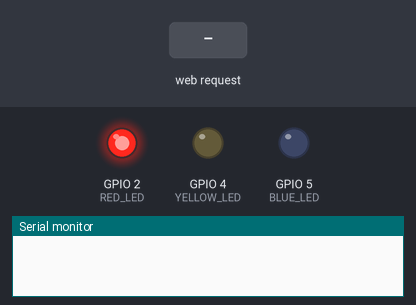
A sketch run on a simulated ESP32. On the bench: output pins drawn as LEDs (lit = HIGH), the last lines printed to the serial monitor. The inputs (shaded band) are chosen by the test bench. WiFi joins after 1.5 s; servers stay silent unless stated; a WiFi scan finds three made-up networks; storage starts empty.

Above: at 0.1 s.
At 3.2 s:
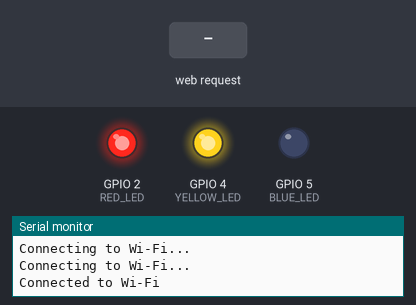
3.3 s: HTTP request GET /scan received
At 4.7 s:
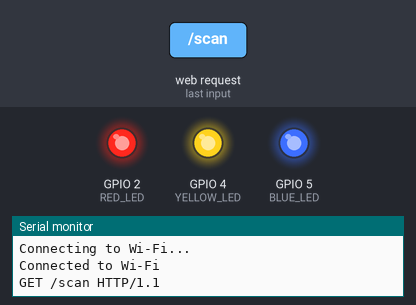
Timing chart, 0 to 6.8 s (numbered marks = the images above; inputs shaded):
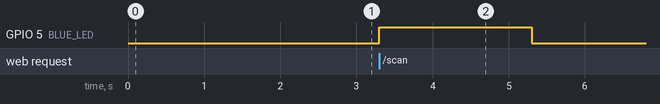

Measured:
- after the input at 3.3 s, GPIO 5 (BLUE_LED): LOW → HIGH at once, → LOW 2.0 s later

The sketch:

Esp32ScannerWebServer.ino
```cpp
#include <WiFi.h>
#include <SPIFFS.h>

// Pin definitions for LEDs
#define RED_LED 2    // Power-on indicator
#define YELLOW_LED 4 // Indicates connected to AP
#define BLUE_LED 5   // Blinks during Wi-Fi scanning

// Wi-Fi server
WiFiServer server(80);
IPAddress local_IP(192, 168, 1, 184);
IPAddress gateway(192, 168, 1, 1);
IPAddress subnet(255, 255, 255, 0);

// HTML page stored in program memory
const char htmlPage[] PROGMEM = R"rawliteral(
<!DOCTYPE html>
<html lang="en">
<head>
<title>ESP32 Control Panel</title>
<meta charset="UTF-8">
<meta name="viewport" content="width=device-width, initial-scale=1">
<style>
body { font-family: Arial, sans-serif; margin: 0; padding: 0; text-align: center; background-color: #f4f4f4; }
header { background: #333; color: #fff; padding: 10px 0; }
header h1 { margin: 0; }
button { padding: 10px 20px; margin: 10px; background: #007BFF; color: #fff; border: none; border-radius: 5px; cursor: pointer; }
button:hover { background: #0056b3; }
section { margin: 20px; padding: 20px; background: #fff; border-radius: 10px; box-shadow: 0 2px 5px rgba(0,0,0,0.3); }
</style>
</head>
<body>
<header>
  <h1>ESP32 Control Panel</h1>
</header>
<section>
  <h2>Scan Wi-Fi Networks</h2>
  <p>Click the button below to scan for available Wi-Fi networks.</p>
  <button onclick="fetch('/scan').then(() => location.reload())">Start Scan</button>
  <pre id="results">%s</pre>
</section>
</body>
</html>
)rawliteral";

// Function to scan Wi-Fi networks
String scanWiFiNetworks() {
  String results = "";
  digitalWrite(BLUE_LED, HIGH); // Turn on blue LED during scanning
  int n = WiFi.scanNetworks();
  Serial.print("Networks found: ");
  Serial.println(n);
  for (int i = 0; i < n; i++) {
    results += "SSID: " + String(WiFi.SSID(i)) + ", RSSI: " + String(WiFi.RSSI(i)) + "\n";
  }
  digitalWrite(BLUE_LED, LOW); // Turn off blue LED after scanning
  return results;
}

// Function to handle HTTP requests
void handleClient(WiFiClient client) {
  String request = client.readStringUntil('\r');
  client.flush();

  Serial.println(request); // Debug request

  if (request.indexOf("GET /scan") >= 0) {
    String results = scanWiFiNetworks();
    client.println("HTTP/1.1 200 OK");
    client.println("Content-Type: text/plain");
    client.println();
    client.print(results);
  } else {
    char htmlBuffer[4096]; // Increased buffer size
    snprintf(htmlBuffer, sizeof(htmlBuffer), htmlPage, "No scan results yet. Click 'Start Scan'.");
    client.println("HTTP/1.1 200 OK");
    client.println("Content-Type: text/html");
    client.println("Connection: close");
    client.println();
    client.print(htmlBuffer);
  }
}

void setup() {
  Serial.begin(115200);

  // Initialize LEDs
  pinMode(RED_LED, OUTPUT);
  pinMode(YELLOW_LED, OUTPUT);
  pinMode(BLUE_LED, OUTPUT);
  digitalWrite(RED_LED, HIGH); // Turn on red LED initially

  // Set Wi-Fi mode to station
  WiFi.mode(WIFI_STA);

  // Initialize SPIFFS
  if (!SPIFFS.begin(true)) {
    Serial.println("Failed to mount SPIFFS");
    return;
  }

  // Configure static IP
  if (!WiFi.config(local_IP, gateway, subnet)) {
    Serial.println("Failed to configure static IP");
  }

  // Connect to Wi-Fi
  WiFi.begin("MY SSID", "PWD"); // Replace with your Wi-Fi credentials

  while (WiFi.status() != WL_CONNECTED) {
    delay(1000);
    Serial.println("Connecting to Wi-Fi...");
  }

  Serial.println("Connected to Wi-Fi");
  digitalWrite(YELLOW_LED, HIGH); // Turn on yellow LED when connected

  server.begin();
}

void loop() {
  WiFiClient client = server.available();
  if (client) {
    handleClient(client);
    client.stop();
  }
}
```
